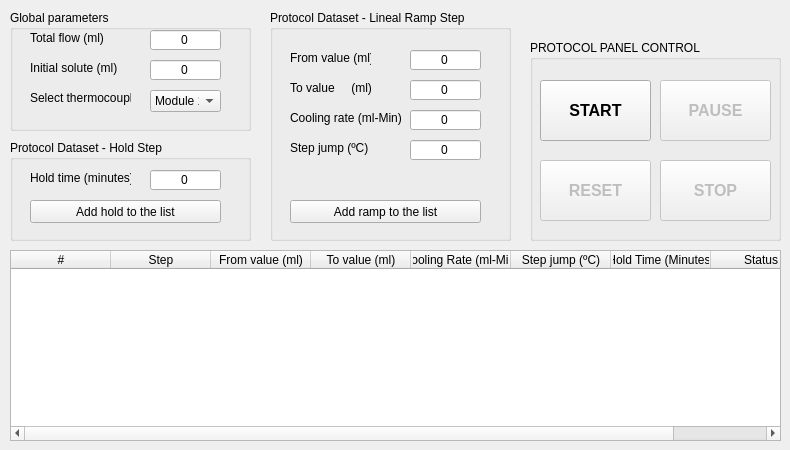
    <widget class="QWidget" name="tab_5">
     <attribute name="title">
      <string>Protocols</string>
     </attribute>
     <widget class="QGroupBox" name="groupBox_8">
      <property name="geometry">
       <rect>
        <x>270</x>
        <y>10</y>
        <width>241</width>
        <height>231</height>
       </rect>
      </property>
      <property name="title">
       <string>Protocol Dataset - Lineal Ramp Step</string>
      </property>
      <widget class="QPushButton" name="pushButton">
       <property name="geometry">
        <rect>
         <x>20</x>
         <y>190</y>
         <width>191</width>
         <height>23</height>
        </rect>
       </property>
       <property name="cursor">
        <cursorShape>PointingHandCursor</cursorShape>
       </property>
       <property name="text">
        <string>Add ramp to the list</string>
       </property>
      </widget>
      <widget class="QLabel" name="label_5">
       <property name="geometry">
        <rect>
         <x>20</x>
         <y>70</y>
         <width>81</width>
         <height>16</height>
        </rect>
       </property>
       <property name="text">
        <string>To value     (ml)</string>
       </property>
      </widget>
      <widget class="QLineEdit" name="lineEdit_5">
       <property name="geometry">
        <rect>
         <x>140</x>
         <y>70</y>
         <width>71</width>
         <height>20</height>
        </rect>
       </property>
       <property name="text">
        <string>0</string>
       </property>
       <property name="alignment">
        <set>Qt::AlignCenter</set>
       </property>
      </widget>
      <widget class="QLabel" name="label_4">
       <property name="geometry">
        <rect>
         <x>20</x>
         <y>40</y>
         <width>81</width>
         <height>16</height>
        </rect>
       </property>
       <property name="text">
        <string>From value (ml)</string>
       </property>
      </widget>
      <widget class="QLineEdit" name="lineEdit_4">
       <property name="geometry">
        <rect>
         <x>140</x>
         <y>40</y>
         <width>71</width>
         <height>20</height>
        </rect>
       </property>
       <property name="text">
        <string>0</string>
       </property>
       <property name="alignment">
        <set>Qt::AlignCenter</set>
       </property>
      </widget>
      <widget class="QLabel" name="label_6">
       <property name="geometry">
        <rect>
         <x>20</x>
         <y>100</y>
         <width>111</width>
         <height>16</height>
        </rect>
       </property>
       <property name="text">
        <string>Cooling rate (ml-Min)</string>
       </property>
      </widget>
      <widget class="QLineEdit" name="lineEdit_6">
       <property name="geometry">
        <rect>
         <x>140</x>
         <y>100</y>
         <width>71</width>
         <height>20</height>
        </rect>
       </property>
       <property name="text">
        <string>0</string>
       </property>
       <property name="alignment">
        <set>Qt::AlignCenter</set>
       </property>
      </widget>
      <widget class="QLabel" name="label_7">
       <property name="geometry">
        <rect>
         <x>20</x>
         <y>130</y>
         <width>111</width>
         <height>16</height>
        </rect>
       </property>
       <property name="text">
        <string>Step jump (ºC)</string>
       </property>
      </widget>
      <widget class="QLineEdit" name="lineEdit_7">
       <property name="geometry">
        <rect>
         <x>140</x>
         <y>130</y>
         <width>71</width>
         <height>20</height>
        </rect>
       </property>
       <property name="text">
        <string>0</string>
       </property>
       <property name="alignment">
        <set>Qt::AlignCenter</set>
       </property>
      </widget>
     </widget>
     <widget class="QGroupBox" name="groupBox_9">
      <property name="geometry">
       <rect>
        <x>10</x>
        <y>140</y>
        <width>241</width>
        <height>101</height>
       </rect>
      </property>
      <property name="title">
       <string>Protocol Dataset - Hold Step</string>
      </property>
      <widget class="QPushButton" name="pushButton_2">
       <property name="geometry">
        <rect>
         <x>20</x>
         <y>60</y>
         <width>191</width>
         <height>23</height>
        </rect>
       </property>
       <property name="cursor">
        <cursorShape>PointingHandCursor</cursorShape>
       </property>
       <property name="text">
        <string>Add hold to the list</string>
       </property>
      </widget>
      <widget class="QLabel" name="label_8">
       <property name="geometry">
        <rect>
         <x>20</x>
         <y>30</y>
         <width>101</width>
         <height>16</height>
        </rect>
       </property>
       <property name="text">
        <string>Hold time (minutes)</string>
       </property>
      </widget>
      <widget class="QLineEdit" name="lineEdit_8">
       <property name="geometry">
        <rect>
         <x>140</x>
         <y>30</y>
         <width>71</width>
         <height>20</height>
        </rect>
       </property>
       <property name="text">
        <string>0</string>
       </property>
       <property name="alignment">
        <set>Qt::AlignCenter</set>
       </property>
      </widget>
     </widget>
     <widget class="QTableWidget" name="tableWidget">
      <property name="geometry">
       <rect>
        <x>10</x>
        <y>250</y>
        <width>771</width>
        <height>191</height>
       </rect>
      </property>
      <property name="minimumSize">
       <size>
        <width>771</width>
        <height>0</height>
       </size>
      </property>
      <column>
       <property name="text">
        <string>#</string>
       </property>
      </column>
      <column>
       <property name="text">
        <string>Step</string>
       </property>
      </column>
      <column>
       <property name="text">
        <string>From value (ml)</string>
       </property>
      </column>
      <column>
       <property name="text">
        <string>To value (ml)</string>
       </property>
      </column>
      <column>
       <property name="text">
        <string>Cooling Rate (ml-Min)</string>
       </property>
      </column>
      <column>
       <property name="text">
        <string>Step jump (ºC)</string>
       </property>
      </column>
      <column>
       <property name="text">
        <string>Hold Time (Minutes)</string>
       </property>
      </column>
      <column>
       <property name="text">
        <string>Status</string>
       </property>
      </column>
     </widget>
     <widget class="QGroupBox" name="groupBox_10">
      <property name="geometry">
       <rect>
        <x>530</x>
        <y>40</y>
        <width>251</width>
        <height>201</height>
       </rect>
      </property>
      <property name="title">
       <string>PROTOCOL PANEL CONTROL</string>
      </property>
      <widget class="QPushButton" name="btn_start_2">
       <property name="geometry">
        <rect>
         <x>10</x>
         <y>40</y>
         <width>111</width>
         <height>61</height>
        </rect>
       </property>
       <property name="font">
        <font>
         <family>Arial</family>
         <pointsize>12</pointsize>
         <weight>75</weight>
         <bold>true</bold>
        </font>
       </property>
       <property name="cursor">
        <cursorShape>PointingHandCursor</cursorShape>
       </property>
       <property name="text">
        <string>START</string>
       </property>
      </widget>
      <widget class="QPushButton" name="btn_stop_2">
       <property name="enabled">
        <bool>false</bool>
       </property>
       <property name="geometry">
        <rect>
         <x>130</x>
         <y>120</y>
         <width>111</width>
         <height>61</height>
        </rect>
       </property>
       <property name="font">
        <font>
         <family>Arial</family>
         <pointsize>12</pointsize>
         <weight>75</weight>
         <bold>true</bold>
        </font>
       </property>
       <property name="cursor">
        <cursorShape>PointingHandCursor</cursorShape>
       </property>
       <property name="text">
        <string>STOP</string>
       </property>
      </widget>
      <widget class="QPushButton" name="pushButton_4">
       <property name="enabled">
        <bool>false</bool>
       </property>
       <property name="geometry">
        <rect>
         <x>130</x>
         <y>40</y>
         <width>111</width>
         <height>61</height>
        </rect>
       </property>
       <property name="font">
        <font>
         <family>Arial</family>
         <pointsize>12</pointsize>
         <weight>75</weight>
         <bold>true</bold>
        </font>
       </property>
       <property name="cursor">
        <cursorShape>PointingHandCursor</cursorShape>
       </property>
       <property name="text">
        <string>PAUSE</string>
       </property>
      </widget>
      <widget class="QPushButton" name="btn_stop_3">
       <property name="enabled">
        <bool>false</bool>
       </property>
       <property name="geometry">
        <rect>
         <x>10</x>
         <y>120</y>
         <width>111</width>
         <height>61</height>
        </rect>
       </property>
       <property name="font">
        <font>
         <family>Arial</family>
         <pointsize>12</pointsize>
         <weight>75</weight>
         <bold>true</bold>
        </font>
       </property>
       <property name="cursor">
        <cursorShape>PointingHandCursor</cursorShape>
       </property>
       <property name="text">
        <string>RESET</string>
       </property>
      </widget>
     </widget>
     <widget class="QGroupBox" name="groupBox_11">
      <property name="geometry">
       <rect>
        <x>10</x>
        <y>10</y>
        <width>241</width>
        <height>121</height>
       </rect>
      </property>
      <property name="title">
       <string>Global parameters</string>
      </property>
      <widget class="QLabel" name="label_25">
       <property name="geometry">
        <rect>
         <x>20</x>
         <y>20</y>
         <width>101</width>
         <height>16</height>
        </rect>
       </property>
       <property name="text">
        <string>Total flow (ml)</string>
       </property>
      </widget>
      <widget class="QLineEdit" name="lineEdit_9">
       <property name="geometry">
        <rect>
         <x>140</x>
         <y>50</y>
         <width>71</width>
         <height>20</height>
        </rect>
       </property>
       <property name="text">
        <string>0</string>
       </property>
       <property name="alignment">
        <set>Qt::AlignCenter</set>
       </property>
      </widget>
      <widget class="QLabel" name="label_27">
       <property name="geometry">
        <rect>
         <x>20</x>
         <y>50</y>
         <width>101</width>
         <height>16</height>
        </rect>
       </property>
       <property name="text">
        <string>Initial solute (ml)</string>
       </property>
      </widget>
      <widget class="QLineEdit" name="lineEdit_10">
       <property name="geometry">
        <rect>
         <x>140</x>
         <y>20</y>
         <width>71</width>
         <height>20</height>
        </rect>
       </property>
       <property name="text">
        <string>0</string>
       </property>
       <property name="alignment">
        <set>Qt::AlignCenter</set>
       </property>
      </widget>
      <widget class="QLabel" name="label_114">
       <property name="geometry">
        <rect>
         <x>20</x>
         <y>80</y>
         <width>101</width>
         <height>16</height>
        </rect>
       </property>
       <property name="text">
        <string>Select thermocouple</string>
       </property>
      </widget>
      <widget class="QComboBox" name="comboBox_thermo1_2">
       <property name="geometry">
        <rect>
         <x>140</x>
         <y>80</y>
         <width>71</width>
         <height>22</height>
        </rect>
       </property>
       <property name="cursor">
        <cursorShape>PointingHandCursor</cursorShape>
       </property>
       <property name="currentText">
        <string>Module 1</string>
       </property>
       <item>
        <property name="text">
         <string>Module 1</string>
        </property>
       </item>
       <item>
        <property name="text">
         <string>Module 2</string>
        </property>
       </item>
       <item>
        <property name="text">
         <string>Module 3</string>
        </property>
       </item>
      </widget>
     </widget>
    </widget>
